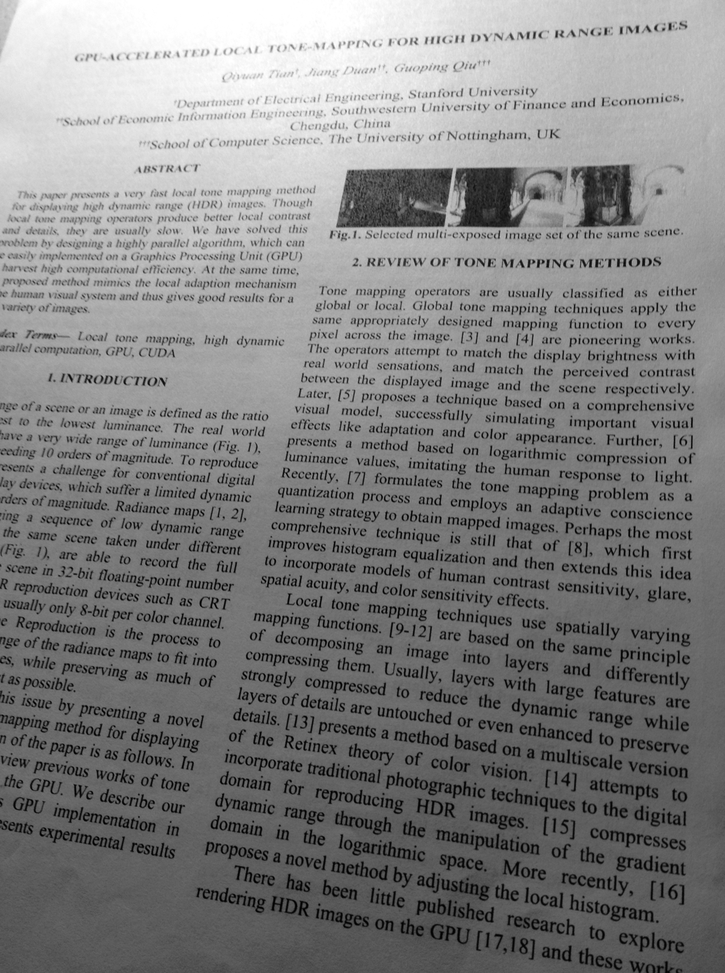
#> input picture week_5/paper.png, 725 x 973 px, shrunk from 1216 x 1632 before the run
$ python locally_adaptive_thresholding.py
#> lines starting #> are read from the running program, lines starting #| are printed output that depends on the picture; after the words box and inside, x2 and y2 are one past the last pixel; in counts of white or black regions, pixels touching at a corner belong together
import cv2
import matplotlib.pyplot as plt
import numpy as np
import argparse


if __name__ == "__main__":
    parser = argparse.ArgumentParser(description="Locally adaptive thresholding")
    parser.add_argument("--url", type=str, default="paper.png", help="Path to input image")
    args = parser.parse_args()

    url = args.url

    img = cv2.imread(url, cv2.IMREAD_GRAYSCALE)
#> img is the input picture: shape (973, 725); min 0, max 255, mean 128.3

    block_size = 11
    C = 2

    pad = block_size // 2
    padded = cv2.copyMakeBorder(img, pad, pad, pad, pad, cv2.BORDER_REFLECT)
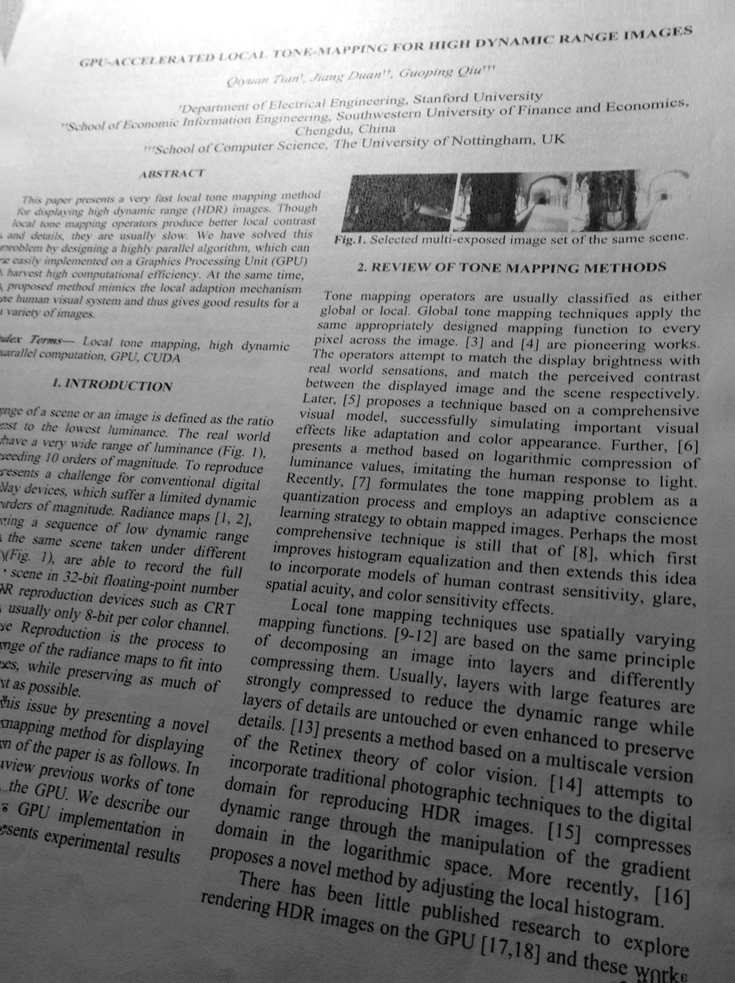
#> padded: shape (983, 735); min 0, max 255, mean 128.6

    adaptive_result = np.zeros_like(img)


    for i in range(img.shape[0]):
        for j in range(img.shape[1]):
            # Lấy block lân cận
            block = padded[i:i+block_size, j:j+block_size]
            T, _ = cv2.threshold(block, 0, 255, cv2.THRESH_BINARY + cv2.THRESH_OTSU)

            # So sánh pixel gốc với ngưỡng Otsu
            adaptive_result[i, j] = 255 if img[i, j] > T else 0
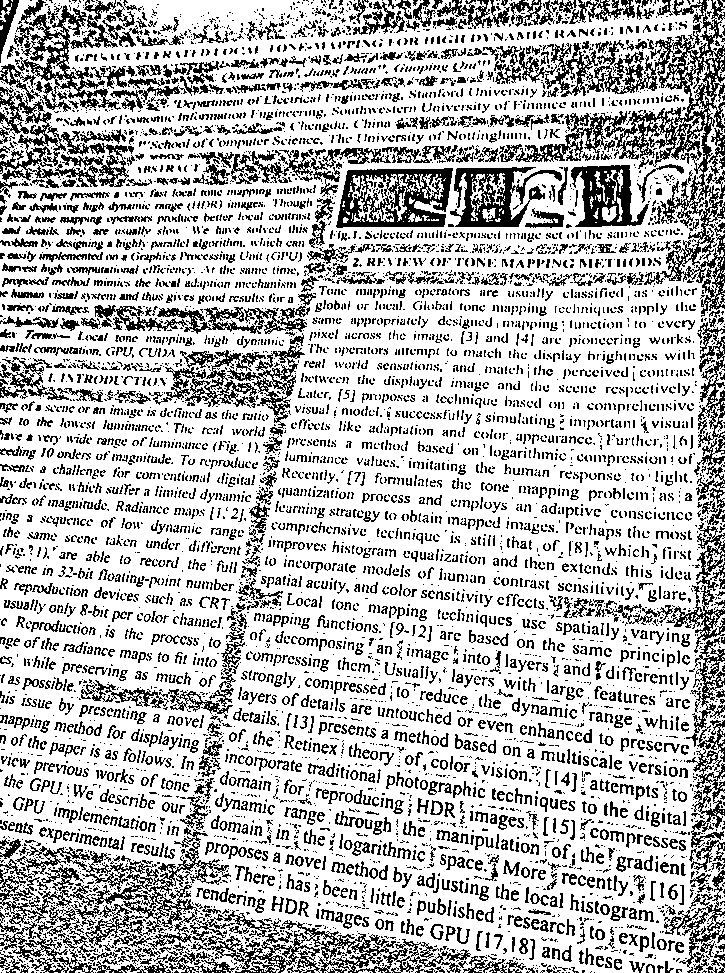
#> adaptive_result: shape (973, 725); 72.9% white; black in thin lines or dots

    opencv_image = cv2.adaptiveThreshold(
        img, 255,
        cv2.ADAPTIVE_THRESH_MEAN_C,
        cv2.THRESH_BINARY,
        block_size, C
    )
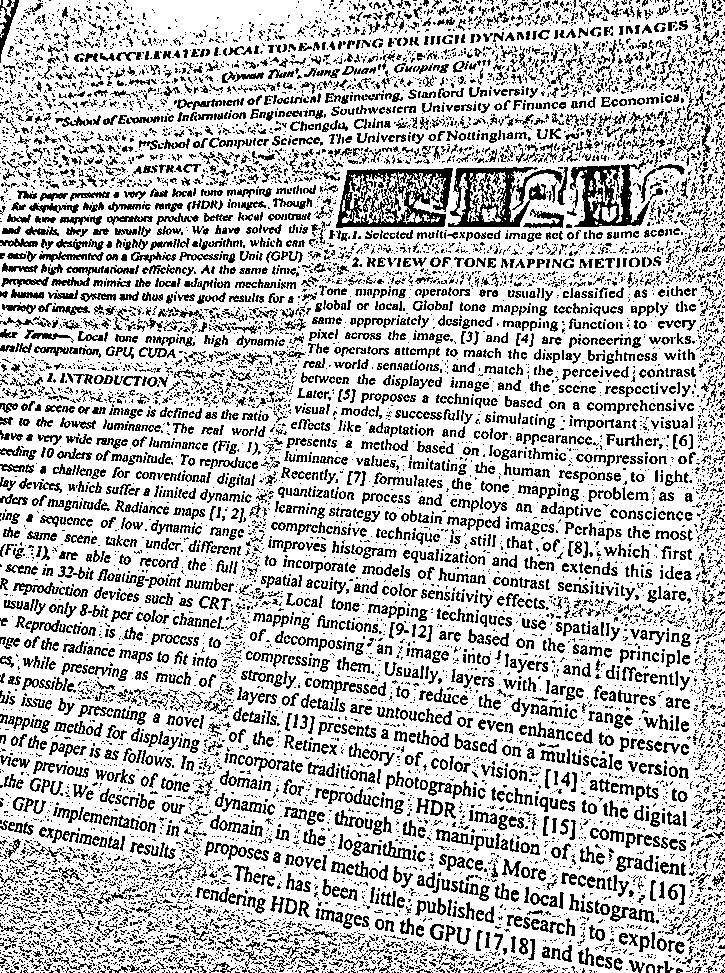
#> opencv_image: shape (973, 725); 74.2% white; black in thin lines or dots
    # Hiển thị kết quả
    plt.figure(figsize=(12,6))

    plt.subplot(1,3,1)
    plt.title(f"Original image: {url}")
    plt.imshow(img, cmap="gray")

    plt.subplot(1,3,2)
    plt.title(f"Manual Adaptive, T = {T}")
    plt.imshow(adaptive_result, cmap="gray")

    plt.subplot(1,3,3)
    plt.title("Opencv Adaptive")
    plt.imshow(opencv_image, cmap="gray")

    plt.show()
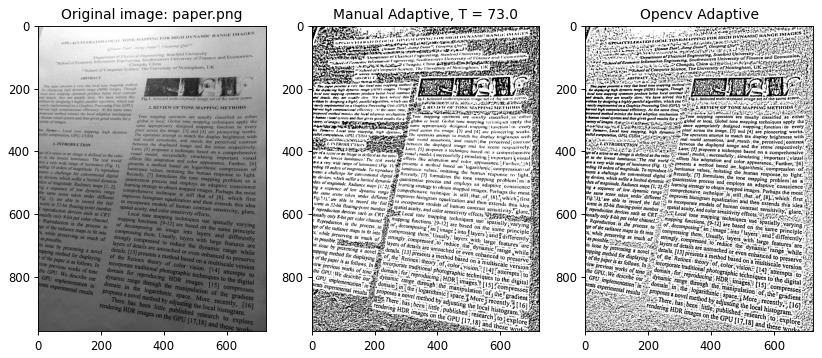
#> figure drawn by matplotlib, 3 panels

$ run again, with week_5/brain.png copied over week_5/paper.png
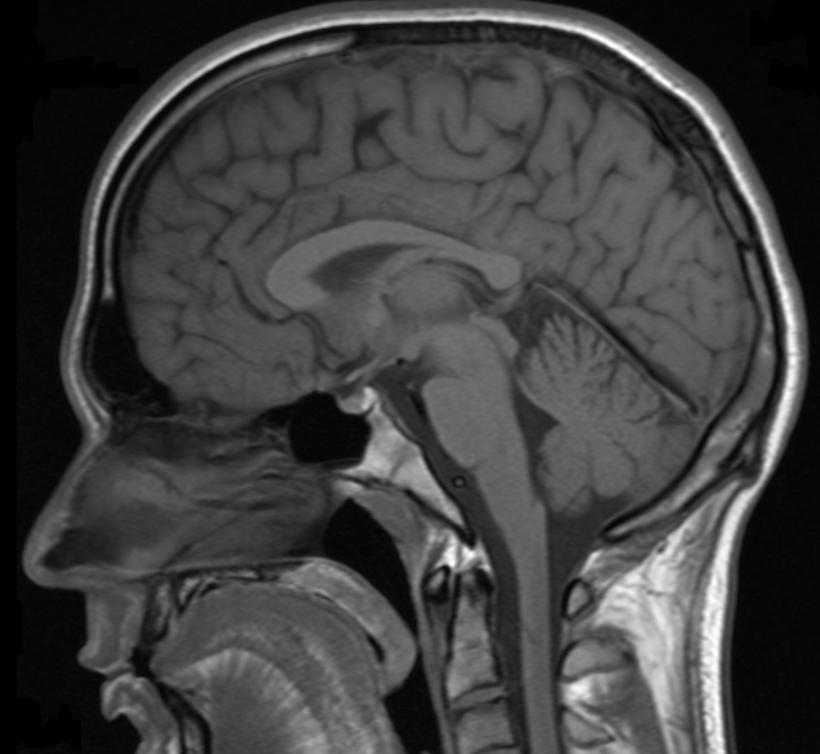
#> input picture week_5/brain.png, 820 x 754 px
#> img is the input picture: shape (754, 820); min 0, max 255, mean 63.9
#> after the loop `for i in range(img.shape[0]):`:
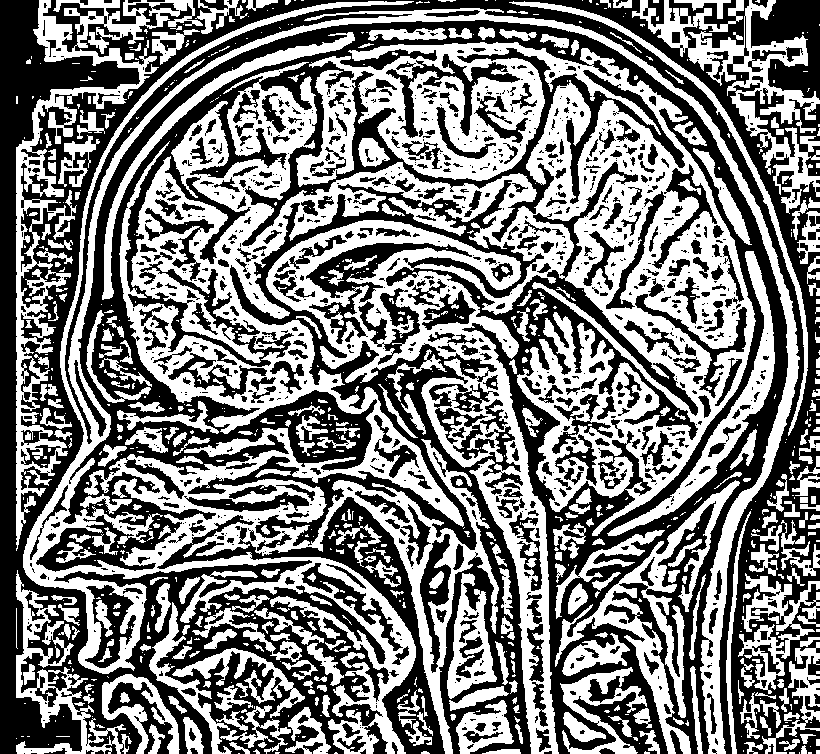
#> adaptive_result: shape (754, 820); 49.1% white; 794 white regions (459 under 20 px), largest, box (x1, y1, x2, y2) and area: (23, 1, 800, 754) 190194, (16, 0, 203, 551) 13829, (632, 0, 820, 214) 8948
#> opencv_image: shape (754, 820); 69.4% white; 2540 black regions (1966 under 20 px), largest, box (x1, y1, x2, y2) and area: (75, 20, 789, 754) 38945, (13, 0, 418, 754) 13625, (472, 323, 668, 754) 8439
#> `plt.show()`:
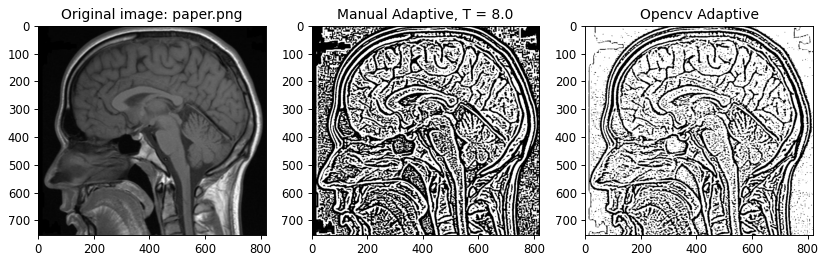
#> figure drawn by matplotlib, 3 panels
